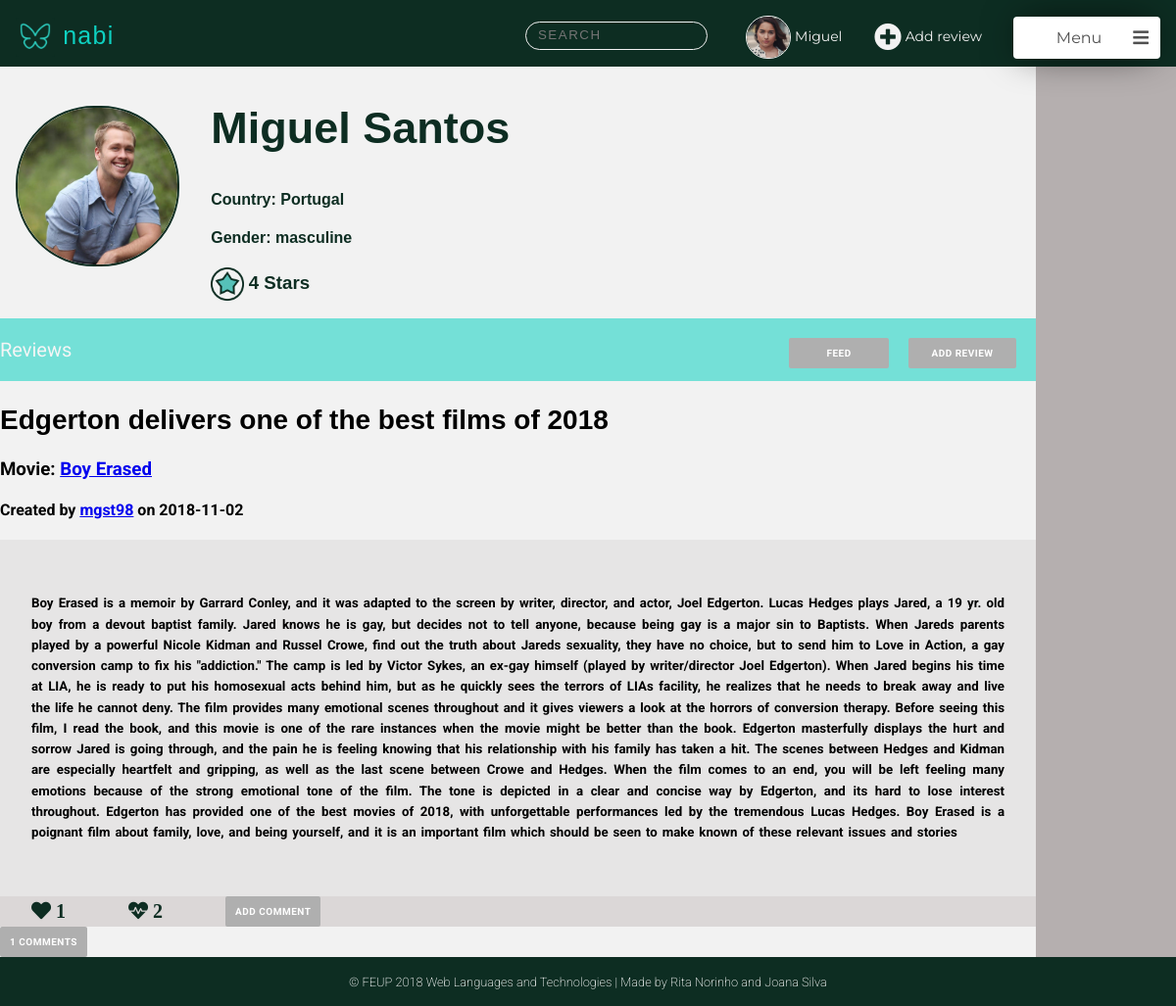
Page /pages/profile.php?username=mgst98 (signed in) on the earlier database version.
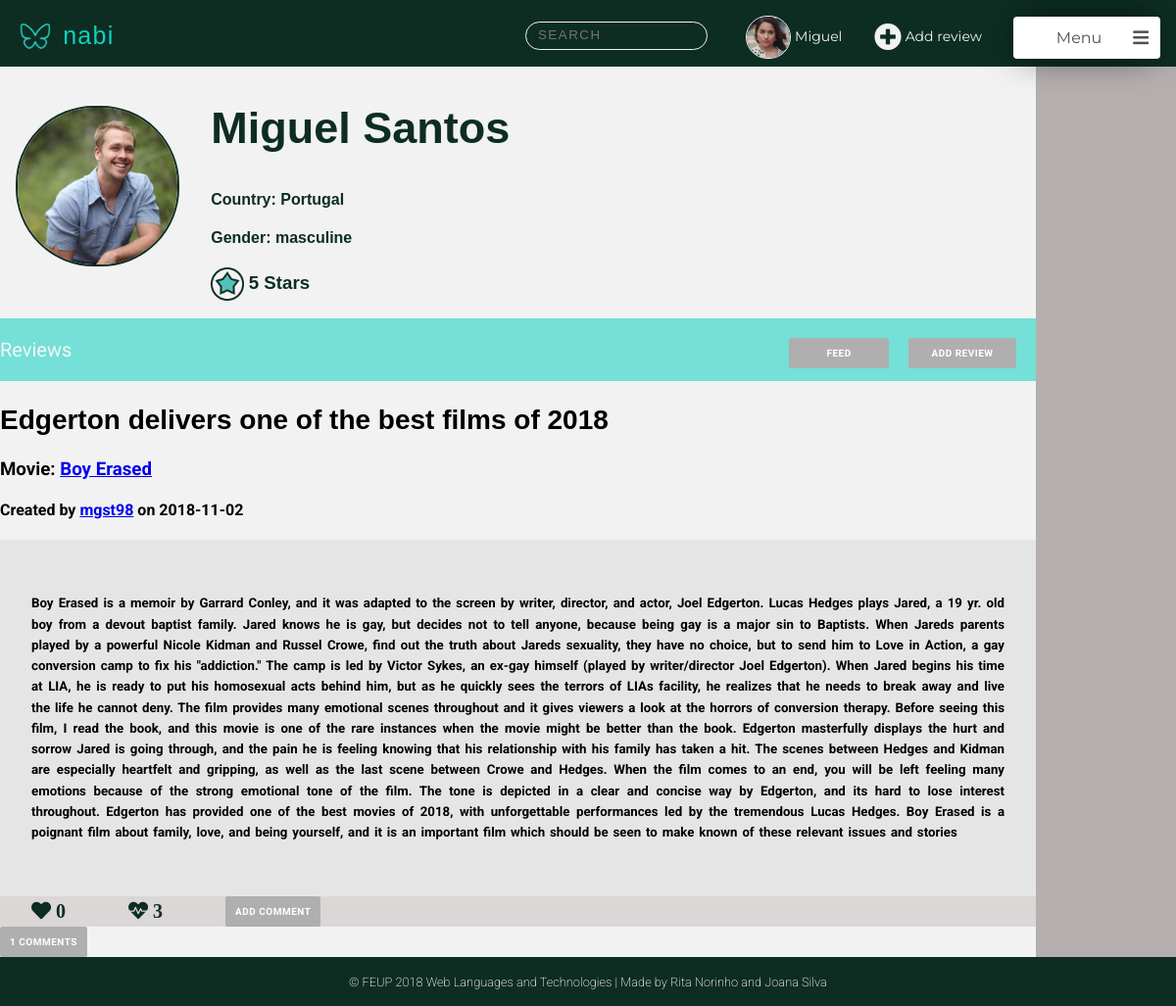
Same page on the later database version.
### tables this page shows
CREATE TABLE User (
    ID        INTEGER PRIMARY KEY AUTOINCREMENT,
    FirstName STRING NOT NULL,
    LastName  STRING NOT NULL,
    Username  STRING UNIQUE NOT NULL,
    Gender    STRING NOT NULL,
    Birthday  DATE NOT NULL,
    Country   STRING NOT NULL,
    Email     STRING UNIQUE NOT NULL,
    Password  CHAR (256) NOT NULL,  
    Photo     STRING DEFAULT "default.jpg",
    Points    INTEGER
    
);

CREATE TABLE Review (
    ID          INTEGER PRIMARY KEY AUTOINCREMENT,
    Title       STRING  NOT NULL,
    UserID      INTEGER REFERENCES User(ID) ON DELETE CASCADE,
    MovieID     INTEGER REFERENCES Movie(ID) ON DELETE CASCADE,
    ReviewDate  DATE NOT NULL,
    Description STRING NOT NULL
    
);

### pages/profile.php (called while the page is built, shortened)
<?php
    include_once('../templates/common/tpl_header.php');
    include_once('../templates/common/tpl_nav_bar.php');
    include_once('../templates/tpl_profile.php');
    include_once('../templates/tpl_draw_reviews.php');
    include_once('../templates/common/tpl_footer.php');
    include_once('../database/db_user.php');
    if (isset($_GET['username'])){
        $username=$_GET['username'];
    }
    else {
        $username=$_SESSION['username'];
    }
    $user_info = getUserInfo($username);
    $user_reviews=getUserReviews($username);
    foreach ($user_reviews as $k => $review){
        $user_reviews[$k]['MovieName'] = getMovieName($review['MovieID']);
        $user_reviews[$k]['UserName'] = $user_info['Username'];
        $user_reviews[$k]['NumberComments'] = getNumberComments($review['ID'],$review['UserID']);
        $user_reviews[$k]['Heart'] = getLikesReview($review['ID']);
        $user_reviews[$k]['Dislike'] = getDisLikesReview($review['ID']);
        $user_reviews[$k]['Comments']=getCommentsReview($review['ID']);
        foreach($user_reviews[$k]['Comments'] as $j => $comment){
            $user_reviews[$k]['Comments'][$j]['Username']=getUsername($comment['UserID']);
            $user_reviews[$k]['Comments'][$j]['Likes']=getLikesComment($comment['ID']);
            $user_reviews[$k]['Comments'][$j]['Dislikes']=getDislikesComment($comment['ID']);
        }
    }
    $allMovies=getAllMovies();
    $allReviews=getAllReviews();
    $allMoviesAndReviews = array('movies'=> $allMovies,'reviews'=>$allReviews);
    draw_profile($user_info,$user_reviews,$allMoviesAndReviews);
?>

### database/db_user.php (called while the page is built, shortened)
<?php
  function getID($username) {
    $db = Database::instance()->db();
    try {
      $stmt = $db->prepare('SELECT ID FROM User WHERE username = ?');
      $stmt->execute(array($username));
      if($row = $stmt->fetch()){
        return $row['ID'];
      }
    }catch(PDOException $e) {
      return -1;
    }
  }
  function getUserInfo($username) {
      $db = Database::instance()->db();
      $stmt = $db->prepare('SELECT * FROM User WHERE username = ?');
      $stmt->execute(array($username));
      return  $stmt->fetch();
  }
  function getUserReviews($username){
    $id=getID($username);
    $db = Database::instance()->db();
    $allReviews= $db->prepare('SELECT * FROM Review WHERE UserID = ?');
    $allReviews->execute(array($id));
    $reviews= $allReviews->fetchAll();
    return $reviews;
  }
?>

### templates/common/tpl_nav_bar.php (the view, shortened to what this page needs)
<?php function draw_nav($userinfo,$allMoviesAndReviews){ ?>
<ul class="feed_nav">
<li>
<div class="nav_logo">
 <a href="main_page.php"><p>  <img src="../assets/mininabi.png" alt="Nabi logo (butterfly)" width="40" height="40"> nabi </p> </a>
</div>
</li>
<li>
<div class="search_container">
   <input class="search_input" type="text" onkeyup="searchFunction()" placeholder="Search">
</div>
</li>
<li>  <a class="profile_nav_btn" href="profile.php">
<?php if(!(file_exists("../assets/profilePhotos/".getID($_SESSION['username']).".jpg"))){ ?>
   <img src="../assets/profilePhotos/default.jpg" width="100" height="100" alt="profile avatar">
<?php } else{ ?>
   <img src="../assets/profilePhotos/<?=getID($_SESSION['username'])?>.jpg" width="100" height="100" alt="profile avatar">
<?php } ?>
<?php echo htmlentities($userinfo['FirstName']) ?>
</a> </li>
<li> <a class="add_review_btn" href="?.php"> <span class="fas fa-plus-circle"></span> Add review </a> </li>
<li>
<div class="menu">
   <div class="title" onclick="show_dropdown_menu()"> Menu <span class="fa fa-bars"></span> <div class="arrow"> </div> </div>
</div>
</li>
</ul>
<?php } ?>

### templates/common/tpl_header.php (shortened to what this page needs)
<!DOCTYPE html>
<html>
<head>
    <link rel="stylesheet" href="../css/style.css">
    <link rel="stylesheet" href="https://use.fontawesome.com/releases/v5.3.1/css/all.css">
</head>

### templates/tpl_profile.php (shortened to what this page needs)
<body>
<?php function draw_profile($userinfo, $reviews,$allMoviesAndReviews) { ?>
<div class="profile_container">
    <div class="profile_header">
        <header>
            <?php draw_nav($userinfo,$allMoviesAndReviews); ?>
       </header>
    </div>
    <div class="side_nav">
    </div>
      <div class="profile_photo">
          <?php if(!(file_exists("../assets/profilePhotos/".$userinfo['ID'].".jpg"))){ ?>
            <img src="../assets/profilePhotos/default.jpg" width="100" height="100" alt="profile avatar">
          <?php } else{ ?>
            <img src="../assets/profilePhotos/<?=$userinfo['ID']?>.jpg" width="100" height="100" alt="profile avatar">
           <?php } ?>
     </div>
    <div class="profile_info" >
        <div class="profile_name">
            <h2>
                  <?=$userinfo['FirstName']?> <?=$userinfo['LastName']?>
            </h2>
        </div>
        <div class="profile_country">
            <h4> Country: <?=$userinfo['Country']?> </h4>
        </div>
        <div class="profile_gender">
            <h4> Gender: <?=$userinfo['Gender']?> </h4>
        </div>
        <div class="profile_points">
        <h3><img src="../assets/star.png" alt ="star icon" >
            <?=$userinfo['Points']?> Stars </h3>
        </div>
    </div>
    <div class="Reviews">
        <p>Reviews
        <input  onclick="openBox('Add Review')" type="submit" value ="Add Review">
        <a href="main_page.php"> Feed </a>
        </p>
    </div>
     <div class="profile_reviews">
        <?php draw_reviews($reviews); ?>
    </div>
    <div class="profile_footer">
         <?php draw_footer(); ?>
    </div>
    </div>
<?php } ?>
    </body>
    </html>

### templates/tpl_draw_reviews.php (shortened to what this page needs)
<body>
    <?php function draw_reviews($reviews){?>
    <?php foreach($reviews as $review){?>
        <article data-id="<?=$review['ID']?>" user-id="<?=$review['UserID']?>">
        <div class="review_info">
             <h2><?=$review['Title']?> </h2>
            <h3> Movie: <a href="movie.php?movie_id=<?php echo htmlentities($review['MovieID'])?>"><?=$review['MovieName']?></a> </h3>
            <h4> Created by
            <a href="profile.php?username=<?php echo htmlentities($review['UserName'])?>"><?=$review['UserName']?></a>
            on <?=$review['ReviewDate']?></h4>
        </div>
        <div class="review_content">
            <h5><?=$review['Description']?></h5>
        </div>
        <div class="review_options">
            <ul class="review_nav">
              <li>
                <div class="likes">
                    <span id="review_likes" class="fas fa-heart" >
                    <?=$review['Heart']?></span>
                </div>
              </li>
              <li>
                <div class="dislikes">
                    <span id="review_dislikes" class="fas fa-heartbeat">
                    <?=$review['Dislike']?></span>
                </div>
              </li>
              <li>
              <input type="button"  name="addComment" value="Add Comment">
              </li>
             </ul>
        </div>
         <div class="comments">
         <input type="button" value="<?=$review['NumberComments']?> Comments">
            <br>
        </div>
        </article>
        <?php }?>
    <?php }?>
</body>

### templates/common/tpl_footer.php
<?php function draw_footer(){?>
<footer>
    <p> &#169; FEUP 2018 Web Languages and Technologies | Made by Rita Norinho and Joana Silva  </p>
</footer>
<?php } ?>

Differences in the rows shown:
changed user "Miguel": Points "4" → "5"
computed for review: Heart "1" → "0"; Dislike "2" → "3"
